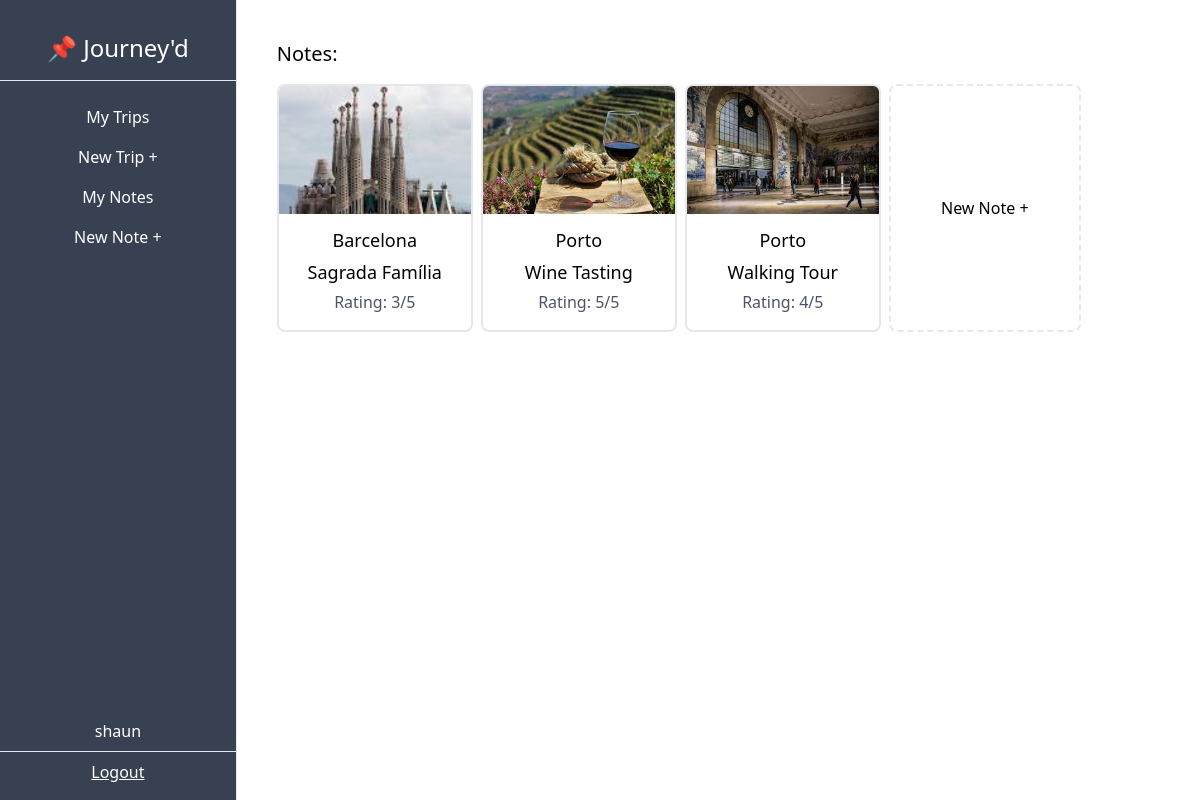
The page /dashboard/note (signed in) on the database its author committed.
### TripTrak/models.py (models this page shows, shortened)
class Note(models.Model):
    trip = models.ForeignKey(Trip, on_delete=models.CASCADE, related_name='notes')
    name = models.CharField(max_length=100)
    description = models.TextField()
    type = models.CharField(max_length=100, choices=EXCURSIONS)
    img = models.ImageField(upload_to='notes', blank=True, null=True)
    rating = models.PositiveSmallIntegerField(default=1, validators=[MaxValueValidator(5)])

class Trip(models.Model):
    city = models.CharField(max_length=50)
    country = models.CharField(max_length=2)
    start_date = models.DateField(blank=True, null=True)
    end_date = models.DateField(blank=True, null=True)
    owner = models.ForeignKey(User, on_delete=models.CASCADE, related_name='trips')

### TripTrak/views.py (the view)
# urls.py: path('dashboard/note',  NoteListView.as_view(), name='note-list'),
class NoteListView(ListView):
    model = Note
    def get_queryset(self):
        queryset = Note.objects.filter(trip__owner=self.request.user)
        return queryset

### TripTrak/templates/TripTrak/note_list.html
{% extends 'TripTrak/_base.html' %}
{% block content %}
<h3 class="text-xl pb-4">Notes:</h3>
<div class="flex gap-2 flex-wrap">
    {% for note in object_list %}
    <a href="{% url 'note-detail' note.pk %}">
        <div class="border-2 rounded-lg pb-4 hover:shadow">
            {% if note.img %}
                <img class="w-48 h-32 object-cover overflow-hidden rounded-t-md" src="{{note.img.url}}" alt="{{note.name}}">
            {% else %}
                <div class="w-48 h-32 object-cover overflow-hidden rounded-t-md"></div>
            {% endif %}
            <p class="text-center mt-3 text-lg">{{note.trip.city}}</p>
            <p class="text-center mt-1 text-lg">{{note.name}}</p>
            <p class="text-center mt-1 text-gray-600">Rating: {{note.rating}}/5</p>
        </div>
    </a>
    {% endfor %}
    <a href="{% url 'note-create' %}">
        <div class="border-2 border-dashed rounded-lg hover:shadow w-48 h-full flex justify-center items-center">
            <p class="">New Note +</p>
        </div>
    </a>
</div>
{% endblock content %}

### TripTrak/templates/TripTrak/_base.html (shortened to what this page needs)
<!DOCTYPE html>
<html lang="en">
    <head>
        <script src="https://cdn.tailwindcss.com"></script>
      </head>
<body>
    <div class="flex-col md:flex-row flex h-screen">
        <div class="md:h-screen bg-gray-700 text-white w-full md:w-1/4 md:max-w-xs py-2 md:pt-8 md:pb-2 flex flex-col items-center justify-start border-r">
            <div class="border-b w-full text-center pb-4 text-2xl">
                <h1>📌 Journey'd</h1>
            </div>
            <div class="pt-4 w-full text-center">
                <ul class="flex md:flex-col justify-around px-2 md:px-0 pb-2 md:pb-0">
                    <a href="{% url 'trip-list' %}">
                        <li class="py-2 px-3 md:px-0 hover:bg-gray-600 hover:cursor-pointer">My Trips</li>
                    </a>
                    <a href="{% url 'trip-create' %}">
                        <li class="py-2 px-3 md:px-0 hover:bg-gray-600 hover:cursor-pointer">New Trip +</li>
                    </a>
                    <a href="{% url 'note-list' %}">
                        <li class="py-2 px-3 md:px-0 hover:bg-gray-600 hover:cursor-pointer">My Notes</li>
                    </a>
                    <a href="{% url "note-create" %}">
                    <li class="py-2 px-3 md:px-0 hover:bg-gray-600 hover:cursor-pointer">New Note +</li>
                    </a>
                </ul>
            </div>
            <div class="mt-auto w-full text-center flex md:flex-col justify-evenly py-2 md:pt-0">
                <p class="">{{user.username}}</p>
                <hr class="my-2">
                <a class="underline" href="{% url 'logout' %}">
                    Logout
                </a>
            </div>
        </div>
        <div class="w-full md:w-full p-10 overflow-auto">
            {% block content %}
            {% endblock content %}
        </div>
    </div>
</body>
</html>

### rows shown on the page
Note: img (picture), trip.city "Barcelona", name "Sagrada Família", rating "3"
Note: img (picture), trip.city "Porto", name "Wine Tasting", rating "5"
Note: img (picture), trip.city "Porto", name "Walking Tour", rating "4"

### other values the page prints
{{ user.username }} "shaun"
